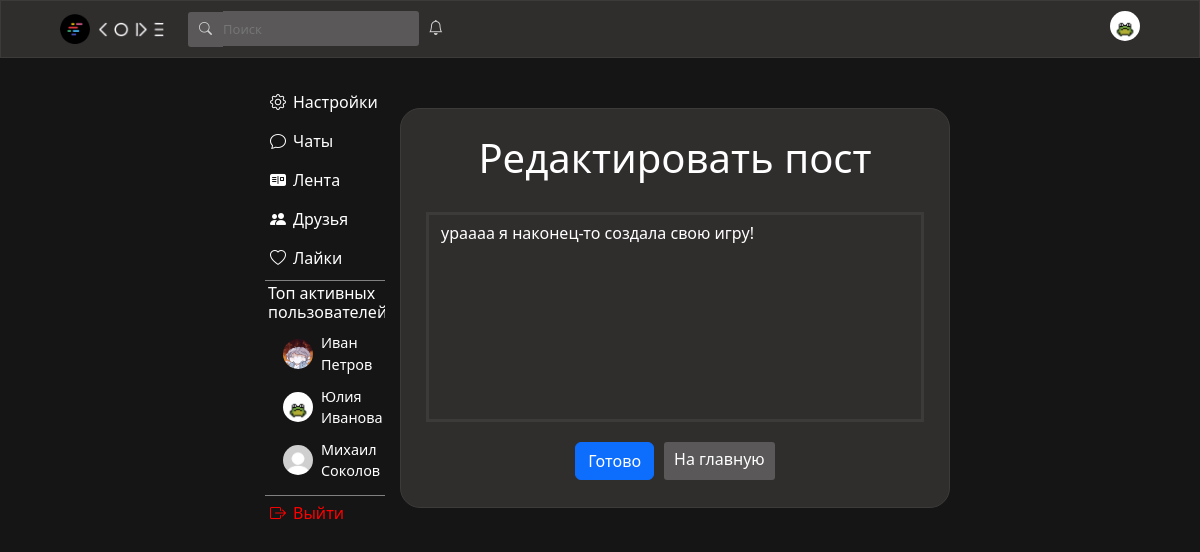
/edit_post/4 (signed in), run on the app's committed database.
### data/users.py (models this page shows, shortened)
class User(SqlAlchemyBase, UserMixin, SerializerMixin):
    __tablename__ = "users"
    id = sqlalchemy.Column(sqlalchemy.Integer, primary_key=True, autoincrement=True)
    surname = sqlalchemy.Column(sqlalchemy.String)
    name = sqlalchemy.Column(sqlalchemy.String)
    age = sqlalchemy.Column(sqlalchemy.Integer)
    city = sqlalchemy.Column(sqlalchemy.String)
    email = sqlalchemy.Column(sqlalchemy.String, unique=True)
    hashed_password = sqlalchemy.Column(sqlalchemy.String)
    post_ids = sqlalchemy.Column(sqlalchemy.String)
    comment_ids = sqlalchemy.Column(sqlalchemy.String)
    post_like_ids = sqlalchemy.Column(sqlalchemy.String)
    post_like_guide_category_ids = sqlalchemy.Column(sqlalchemy.String)
    post_like_ideas_category_ids = sqlalchemy.Column(sqlalchemy.String)
    post_like_mems_category_ids = sqlalchemy.Column(sqlalchemy.String)
    post_like_common_category_ids = sqlalchemy.Column(sqlalchemy.String)
    friends_ids = sqlalchemy.Column(sqlalchemy.String)
    friends_requests = sqlalchemy.Column(sqlalchemy.String)
    own_requests = sqlalchemy.Column(sqlalchemy.String)
    chats_ids = sqlalchemy.Column(sqlalchemy.String)
    img_profile = sqlalchemy.Column(sqlalchemy.String)
    img_avatar = sqlalchemy.Column(sqlalchemy.String)
    sex = sqlalchemy.Column(sqlalchemy.String)
    private_chat_ids = sqlalchemy.Column(sqlalchemy.String)
    modified_date = sqlalchemy.Column(sqlalchemy.DateTime, default=datetime.datetime.now)
    comments = orm.relationship("Comments", back_populates='user')
    posts = orm.relationship("Posts", back_populates='user')

### data/posts.py (models this page shows)
class Posts(SqlAlchemyBase, SerializerMixin):
    __tablename__ = "posts"
    id = sqlalchemy.Column(sqlalchemy.Integer, primary_key=True, autoincrement=True)
    likes = sqlalchemy.Column(
        sqlalchemy.Integer
    )
    caption = sqlalchemy.Column(sqlalchemy.String)
    comments_ids = sqlalchemy.Column(sqlalchemy.String)
    create_date = sqlalchemy.Column(sqlalchemy.DateTime, default=datetime.datetime.now)
    imgs = sqlalchemy.Column(sqlalchemy.String)
    category = sqlalchemy.Column(sqlalchemy.String)
    creater = sqlalchemy.Column(
        sqlalchemy.Integer, sqlalchemy.ForeignKey("users.id")
    )
    isWithPyCode = sqlalchemy.Column(sqlalchemy.Boolean, default=False)
    code = sqlalchemy.Column(sqlalchemy.String)
    likes_user_id = sqlalchemy.Column(sqlalchemy.String)
    user = orm.relationship("User")

### server.py (the view, shortened to what this page needs)
@app.route('/edit_post/<post_id>', methods=['POST', 'GET'])
def edit_post(post_id):
    if not current_user.is_authenticated:
        return redirect("/")
    form = SerchUserForm()
    if form.validate_on_submit() and form.serch_user_id.data:
        return redirect(f"/id/{form.serch_user_id.data}")
    form1 = EditPostForm()
    db_sess = db_session.create_session()
    post = db_sess.query(Posts).get(int(post_id))
    if not post or int(post.creater) != current_user.id:
        abort(404)
    if request.method == "GET":
        post_id = int(post_id)
        post = db_sess.query(Posts).get(post_id)
        form1.caption.data = post.caption
        friend_requests = current_user.friends_requests
        friends_from_request = []
        if friend_requests:
            for i in friend_requests.split(","):
                friends_from_request.append(db_sess.query(User).filter(User.id == int(i)).first())
        return render_template("edit_post.html", createPostForm=form1, post_id=post_id, form=form,
                               ClientId=f'/id/{current_user.id}',
                               friends_from_request=friends_from_request,
                               seeFilter=False,
                               top_users=get_activ(db_sess))

### forms/serch_user.py
class SerchUserForm(FlaskForm):
    serch_user_id = StringField()

### forms/edit_post_form.py
class EditPostForm(FlaskForm):
    caption = TextAreaField()
    submit = SubmitField('Готово')

### data/db_session.py (called while the page is built)
def create_session() -> Session:
    global __factory
    return __factory()

### server.py (called while the page is built)
def get_activ(db_sess):
    active_users = []
    for user in db_sess.query(User).all():
        likes_count = len(user.post_like_ids.split(",")) if user.post_like_ids else 0
        posts_count = len(user.post_ids.split(",")) if user.post_ids else 0
        activity_score = likes_count + 2 * posts_count
        if activity_score > 0:
            active_users.append({
                'user': user,
                'score': activity_score
            })
    active_users.sort(key=lambda x: x['score'], reverse=True)
    top_users = [item['user'] for item in active_users[:3]]
    return top_users

@login_manager.user_loader
def load_user(user_id):
    db_sess = db_session.create_session()
    return db_sess.query(User).get(user_id)

### templates/edit_post.html (shortened to what this page needs)
{% extends "base.html" %}
{% block content %}
<div style="position: relative; z-index: 10; height: 400px;" class="post-form">
    <div class="title-create-post"><h1>Редактировать пост</h1></div>
    <form method="post" enctype="multipart/form-data">
        <div style="position: relative;" class="input-caption-with-lbl">
            {{ createPostForm.caption(class="caption-post-input form-control", id="about", rows="8", placeholder="Напишите что-нибудь", required=True) }}
        </div>
        <div style="display: flex; flex-direction: row; justify-content: center;">{{ createPostForm.submit(class="btn btn-primary submit-create") }}<div style="margin-top: 20px; margin-left: 10px;"><a style="display: inline-block; height: 38px;" class="back-create-chat" href="/main">На главную</a></div></div>
    </form>
</div>
{% endblock %}

### templates/base.html (shortened to what this page needs)
<!DOCTYPE html>
<html lang="en">
<head>
    <link rel="stylesheet"
    href="https://cdn.jsdelivr.net/npm/bootstrap@5.0.0-beta1/dist/css/bootstrap.min.css"
>
        <link href="https://cdn.jsdelivr.net/npm/bootstrap@5.3.2/dist/css/bootstrap.min.css" rel="stylesheet">
    <link rel="stylesheet" href="https://cdn.jsdelivr.net/npm/bootstrap-icons@1.8.1/font/bootstrap-icons.css">
    <link rel="stylesheet" type="text/css" href="../static/css/style.css" />
</head>
<body>
    <header style="z-index: 99999999;">
        <div class="wrapper">
            <div style="text-align: left;">
                <img src="../static/img/logo.png" class="logo">
                <img src="../static/img/name.png" class="name">
                <form style="position: relative;" class="serch-form" method="post">
                    <i class="bi bi-search serch-img"></i>{{ form.serch_user_id(id="serch", class="serch", style="padding: 0px;", placeholder="Поиск") }}
                </form>
                <div style="display: inline-block; position: relative;">
                    <i onclick="event.stopPropagation()" class="bi bi-bell bell-style"></i>
                </div>
            </div>
            <div style="text-align: right; min-width: 30px;">
                <div class="avatar-box-heder">
                    {% if current_user.img_avatar %}
                        <a id="avatar-img-heder-linck" href={{ClientId}}><img class="avatar-img-heder" src="{{current_user.img_avatar}}" alt=""></a>
                    {% else %}
                        <a id="avatar-img-heder-linck" href={{ClientId}}><img class="avatar-img-heder" src="../static/img/avatar.jpg"></a>
                    {% endif %}
                </div>
            </div>
        </div>
    </header>
    <main>
        <div class="something">
            <div class="menu">
                <ul style="position: sticky; top: 70px;">
                    <li class="menu-li"><a href="/settings"><i style="margin-right: 7px;" class="bi bi-gear"></i>Настройки</a></li>
                    <li class="menu-li"><a href="/chats"><i style="margin-right: 7px;" class="bi bi-chat"></i>Чаты</a></li>
                    <li class="menu-li"><a href="/main"><i style="margin-right: 7px;" class="bi bi-postcard-fill"></i>Лента</a></li>
                    <li class="menu-li"><a href="/friends"><i style="margin-right: 7px;" class="bi bi-people-fill"></i>Друзья</a></li>
                    <li class="menu-li"><a href="/likes"><i style="margin-right: 7px;" class="bi bi-heart"></i>Лайки</a></li>
                    <li style="list-style: none; border-top: 1px solid gray; border-bottom: 1px solid gray; width: 120px; overflow: hidden; padding: 3px;">
                        <h6 style="color: white;">Топ активных пользователей:</h6>
                        {% if top_users %}
                            <div class="top-users-list" style="margin-left: 15px;">
                                {% for user in top_users[:3] %}
                                    <div class="top-user-item" style="margin-bottom: 10px;">
                                        <a href="/id/{{ user.id }}" style="display: flex; align-items: center; text-decoration: none; color: inherit;">
                                            <img src="{{ user.img_avatar or '../static/img/avatar.jpg' }}"
                                                 style="width: 30px; height: 30px; border-radius: 50%; margin-right: 8px; object-fit: cover;">
                                            <span style="color: white;">{{ user.name }} {{ user.surname }}</span>
                                        </a>
                                    </div>
                                {% endfor %}
                            </div>
                        {% else %}
                            <p style="color: #999; font-size: 0.9rem; margin-left: 15px;">Пока нет активных пользователей</p>
                        {% endif %}
                    </li>
                    {% if current_user.is_authenticated %}
                        <li style="color: red;" class="menu-li"><a style="color: red;" href="/logout"><i style="margin-right: 7px; color: red;" class="bi bi-box-arrow-right"></i>Выйти</a></li>
                    {% endif %}
                </ul>
            </div>
            <div class="user-info">
                {% block content %}{% endblock %}
            </div>
        </div>
    </main>
</body>
</html>

### static/css/style.css (style rules this page uses)
body { background-color: #151515; }
.wrapper { display: flex; justify-content: space-between; padding: 10px; width: 1100px; }
.logo { height: 30px; width: auto; margin-right: 5px; }
.top-users-list { margin-top: 10px; }
.top-user-item { transition: transform 0.2s; }
.top-user-item span { font-size: 0.9rem; color: #e0e0e0; }
.name { width: auto; height:15px; }
.serch-form { display: inline-block; }
.serch { box-sizing: border-box; border: none; background-color: #5a5858; color: lightgray; outline: 0; border-radius: 0px 3px 3px 0px; height: 35px; font-size: 13px; }
.serch-img { position: relative; display: inline-block; background-color: #5a5858; color: lightgray; border-radius: 3px 0px 0px 3px; height: 35px; width: 35px; text-align: center; line-height: 35px; font-size: 13px; margin-left: 20px; }
.bell-style { color: lightgray; margin-left: 5px; font-size: 15px; }
main { margin-top: 70px; display: flex; flex-direction: column; align-items: center; min-width: 1100px; }
.avatar-img-heder { position: absolute; top:50%; left:50%; transform:translate(-50%,-50%); width:30px; height:30px; object-fit:cover; }
.avatar-box-heder { position: relative; overflow:hidden; width:30px; height:30px; border-radius: 50%; }
.user-info { display: flex; flex-direction: column; align-items: center; }
.menu { width: 145px; margin-right: 5px; }
.menu-li { list-style-type: none; }
.menu-li:not(:last-child) { margin-bottom: 5px; }
.menu-li a, .menu-li p { display: block; color: white; border-radius: 5px; text-decoration: none; padding: 5px; }
.menu ul { margin-top: 15px; padding-left: 15px; }
.something { box-sizing: border-box; display: flex; flex-direction: row; justify-content: center; width: 1100px; }
.post-form { z-index: 1000000000; position: fixed; width: 550px; height: 617px; border-radius: 20px; left: 0; right: 0; top: 0; bottom: 0; margin: auto; padding: 25px; background-color: #302d2d; text-align: center; color: white; border: 1px solid #3d3a3a; }
.title-create-post { color: white; text-align: center; }
.caption-post-input { resize: none; background-color: transparent; outline: none; user-select: none; color: white; }
.caption-post-input[placeholder] { color: white; }
.input-caption-with-lbl { margin-top: 30px; border: none; border: 3px solid #3d3a3a; }
.submit-create { margin-top: 20px; }
header { top:0; position: fixed; display: flex; justify-content: center; background-color: #302d2d; border: 1px solid #3d3a3a; left: 0; right: 0; }
.back-create-chat { color: white; text-decoration: none; background-color: #5a5858; border-radius: 3px; padding: 5px 10px; }

### data on the page
User: shows a picture, name "Иван", surname "Петров"
User: shows a picture, name "Юлия", surname "Иванова"
User: shows a picture, name "Михаил", surname "Соколов"
Posts: caption "ураааа я наконец-то создала свою игру!"
